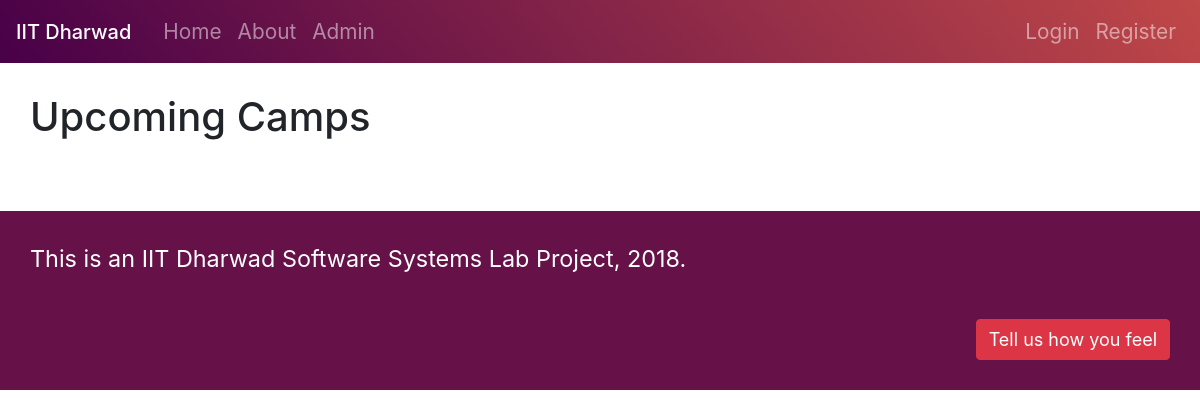
Before: / with the older database file.
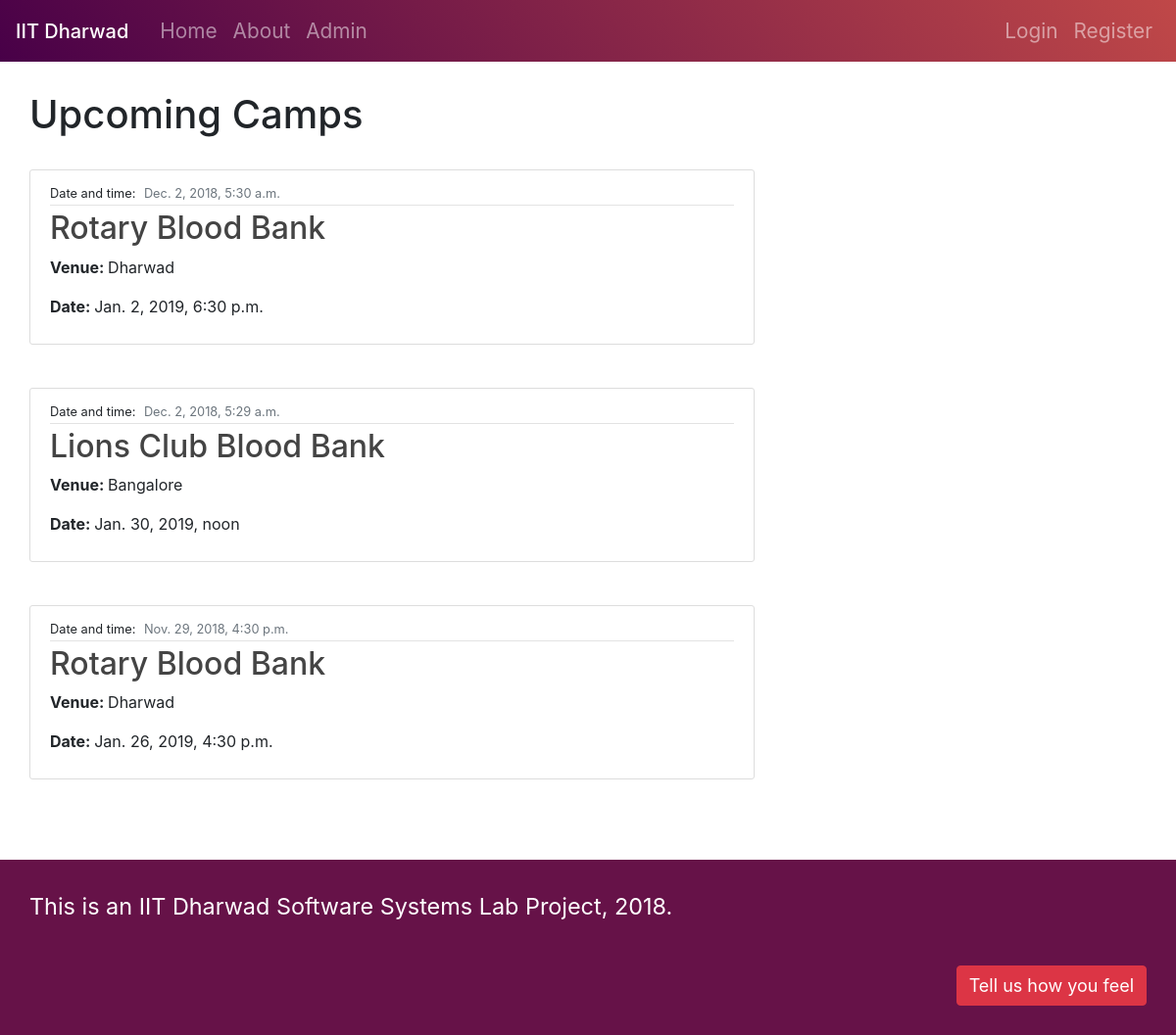
After: the same page with the newer database file.
### blog/models.py (models this page shows, shortened)
class Post(models.Model):
	title = models.CharField(max_length = 100)
	content = models.TextField()
	date_posted = models.DateTimeField(default = timezone.now)
	event_date = models.DateTimeField(default = timezone.now)
	author = models.ForeignKey(User, on_delete = models.CASCADE)
	venue = models.CharField(default = 'Dharwad', max_length = 50)

### blog/views.py (the view)
# urls.py: path('', views.home , name='blog-home'),
def home(request):
	if request.user.is_authenticated:
		isEle = Eli(request.user)
		if request.method == 'POST':
			form = EnrollForm(request.POST)
			form.instance.user = request.user.id
			if form.is_valid():
				post = Post.objects.get(id = form.instance.event)
				temp = post.event_date.date()
				request.user.profile.last_donated = temp
				request.user.profile.current_event_id = form.instance.event
				request.user.profile.save()
				form.save()
				return redirect('blog-home')
		else:
			form = EnrollForm()
			form.instance.user = request.user.id
		context = {
			'posts': Post.objects.all().order_by("-date_posted").filter(Q(event_date__gte=datetime.now().date())|Q(event_date=None)),
			'isHome': True,
			'form': form,
			'isEle': isEle>=112,
			'daysLeft': 112-isEle
		}
		return render(request, 'blog/home.html', context)
	else:
		context = {
			'posts': Post.objects.all().order_by("-date_posted").filter(Q(event_date__gte=datetime.now().date())|Q(event_date=None)),
		}
		return render(request, 'blog/home.html', context)

### blog/templates/blog/home.html (shortened to what this page needs)
{% extends "blog/base.html" %}
{% load crispy_forms_tags %}
{% block content %}
	<div id="home-mid">
		<h1>Upcoming Camps</h1>
		<br>
		{% for post in posts %}
			<article class="media content-section">
			  <div class="media-body">
			    <div class="article-metadata">
					<small class="mr-1">Date and time:</small>
			      	<small class="text-muted">{{ post.date_posted }}</small>
			    </div>
			    <h2><a class="article-title" href="{% url 'post-detail' post.id %}">{{ post.title }}</a></h2>
			    <p class="article-content"><strong>Venue: </strong>{{ post.venue }}</p>
			    <p class="article-content"><strong>Date: </strong>{{ post.event_date }}</p>
			  </div>
			</article>
			<br>
		{% endfor %}
	</div>
{% endblock content %}

### blog/templates/blog/base.html (shortened to what this page needs)
{% load static %}
<!doctype html>
<html lang="en">
  <head>
    <link rel="stylesheet" href="https://stackpath.bootstrapcdn.com/bootstrap/4.1.3/css/bootstrap.min.css">
    <link rel="stylesheet" href="{%static 'blog/index.css' %}">
  </head>
  <body>
      <div id="total">
          <nav class="navbar navbar-expand-lg navbar-dark">
              <a class="navbar-brand mr-4" href="www.iitdh.ac.in">IIT Dharwad</a>
              <div class="collapse navbar-collapse" id="navbarToggle">
                <div class="navbar-nav mr-auto">
                  <a class="nav-item nav-link" href="{% url 'blog-home' %}">Home</a>
                  <a class="nav-item nav-link" href="{% url 'blog-about' %}">About</a>
                  <a class="nav-item nav-link" href="/admin">Admin</a>
                </div>
                <div class="navbar-nav">
                  {% if user.is_authenticated %}
                    <a class="nav-item nav-link" href="{% url 'profile' %}">{{ user.username }}</a>
                    <a class="nav-item nav-link" href="{% url 'logout' %}">Logout</a>
                  {% else %}
                      <a class="nav-item nav-link" href="{% url 'login' %}">Login</a>
                      <a class="nav-item nav-link" href="{% url 'register' %}">Register</a>
                    {% endif %}
                </div>
              </div>
          </nav>
      </div>
    {% block content%}{%endblock%}
    <div class="foot">
        <p>This is an IIT Dharwad Software Systems Lab Project, 2018.</p>
        <br>
        <button type="button" class="btn btn-danger">Tell us how you feel</button>
    </div>
  </body>
</html>

### blog/static/blog/index.css (style rules this page uses)
#total { background: linear-gradient(141deg, red 0%, rgb(153, 51, 255) 60%, rgb(0, 128, 192) 75%); background: #C04848; background: -webkit-linear-gradient(to top, #480048, #C04848); background: linear-gradient(51deg, #480048, #C04848); }
#total { width: 100%; display: flex; flex-direction: column; flex-wrap: wrap; }
.foot { margin-top: 0px; background: #661248; display: flex; flex-direction: column; color: white; font-size: 18px; padding: 30px; }
.foot p { font-size: 1.3em; }
.foot button { align-self: flex-end; font-size: 1em; min-height: 40px; max-width: 900px; display: flex; justify-content: center; align-items: center; }
.navbar-brand { font-weight: 500; }
.navbar-dark .navbar-nav .nav-link { font-size: 1.3em; }
nav { width: 100%; margin-bottom: 0; }

### blog/templates/blog/home.html (style rules this page uses)
#home-mid { padding: 30px; max-width: 800px; }
.content-section { background: #ffffff; padding: 10px 20px; border: 1px solid #dddddd; border-radius: 3px; margin-bottom: 20px; }
.article-title { color: #444444; }
.article-content { white-space: pre-line; }
.article-metadata { padding-bottom: 1px; margin-bottom: 4px; border-bottom: 1px solid #e3e3e3 }

Changed rows visible on the page:
added Post: date_posted "Dec. 2, 2018, 5:30 a.m.", title "Rotary Blood Bank", venue "Dharwad", event_date "Jan. 2, 2019, 6:30 p.m."
added Post: date_posted "Dec. 2, 2018, 5:29 a.m.", title "Lions Club Blood Bank", venue "Bangalore", event_date "Jan. 30, 2019, noon"
added Post: date_posted "Nov. 29, 2018, 4:30 p.m.", title "Rotary Blood Bank", venue "Dharwad", event_date "Jan. 26, 2019, 4:30 p.m."
